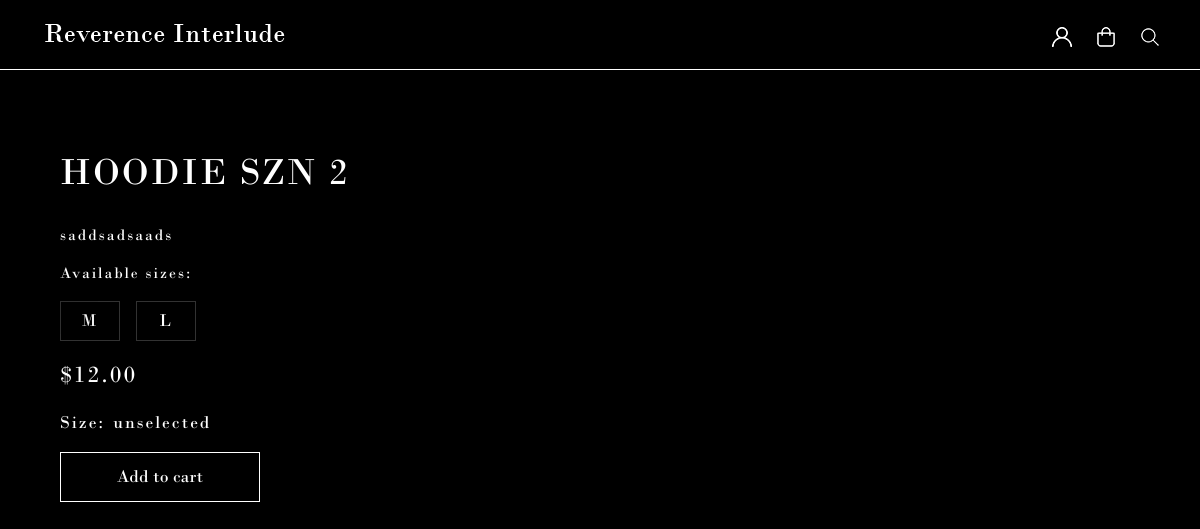
The page /item/hoodie-szn-2/ on the database as committed earlier.
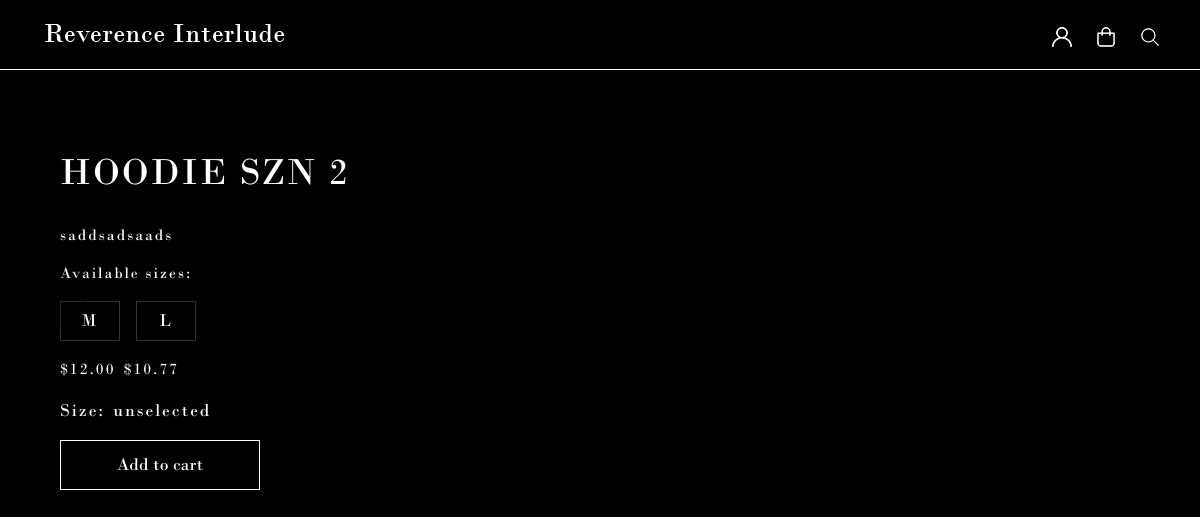
The same page on the database as committed later.
### main/models.py (models this page shows, shortened)
class ClothingItem(models.Model):
    name = models.CharField(max_length=255, unique=True)
    slug = models.SlugField(unique=True)
    available = models.BooleanField(default=True)
    sizes = models.ManyToManyField(Size, through='ClothingItemSize', related_name='clothing_item', blank=True)
    category = models.ForeignKey(Category, on_delete=models.CASCADE, related_name='clothing_items')
    image = models.ImageField(upload_to='products/%Y/%m/%d', blank=True)
    description = models.TextField(blank=True)
    created_at = models.DateTimeField(auto_now_add=True, null=True)
    updated_at = models.DateTimeField(auto_now=True)
    price = models.DecimalField(max_digits=10, decimal_places=2)
    discount = models.DecimalField(max_digits=5, decimal_places=2, blank=True, null=True)
    def get_price_with_discount(self):
        if self.discount:
            return self.price * (1 - (self.discount / 100))
        return self.price

### main/views.py (the view)
# urls.py: path('item/<slug:slug>/', ClothingItemDetailView.as_view(), name='clothing_item_detail'),
class ClothingItemDetailView(DetailView):
    model = ClothingItem
    template_name = 'main/product/detail.html'
    context_object_name = 'clothing_item'
    slug_field = 'slug'
    slug_url_kwarg = 'slug'
    def get_context_data(self, **kwargs):
        context = super().get_context_data(**kwargs)
        clothing_item = self.object
        available_sizes = ClothingItemSize.objects.filter(clothing_item=clothing_item, available=True)
        context['available_sizes'] = available_sizes
        return context

### main/templates/main/product/detail.html (shortened to what this page needs)
{% extends 'main/base.html' %}
{% load static %}
{% block content %}
    <div class="detail-product d-flex">
        <div class="detail-img d-flex justify-content-center">
            <div class="image-nav d-flex justify-content-between">
                <buttton class="prev-btn">&lsaquo;</buttton>
                <buttton class="next-btn">&rsaquo;</buttton>
            </div>
        </div>
        <div class="detail-description">
            <h2 class="text-uppercase">{{ clothing_item.name }}</h2>
            <h3 class="item-desc">{{ clothing_item.description|linebreaks }}</h3>
            <div class="sizes">
                <p>Available sizes:
                <ul class="sizes-list d-flex gap-3">
                    {% for item_size in available_sizes %}
                        <li class="size-name d-flex justify-content-center align-items-center"
                            data-size="{{ item_size.size.name }}">
                            {{ item_size.size.name }}
                        </li>
                    {% empty %}
                        <li>No available sizes</li>
                    {% endfor %}
                </ul>
                </p>
            </div>
            {% if clothing_item.discount %}
                <div class="cart-discount d-flex gap-2">
                    <p class="line">${{ clothing_item.price|floatformat:2 }}</p>
                    <p class="price">${{ clothing_item.get_price_with_discount|floatformat:2 }}</p>
                </div>
            {% else %}
                <p class="detail-price">${{ clothing_item.price|floatformat:2 }}</p>
            {% endif %}
            <div class="detail-cart-form">
                <form action="{% url 'cart:cart_add' clothing_item.id %}" method="post">
                    <div class="select-size d-flex gap-2">
                        <label for="size">Size: </label>
                        <div id="size-display">
                            unselected
                        </div>
                    </div>
                    <button type="submit" class="default-btn mt-3">Add to cart</button>
                </form>
            </div>
        </div>
    </div>
{% endblock %}

Rows that differ between the two databases and show on the page:
changed ClothingItem "HOODIE SZN 2": discount empty → 10.25 (drawn); get_price_with_discount (not shown) → "10.77"
